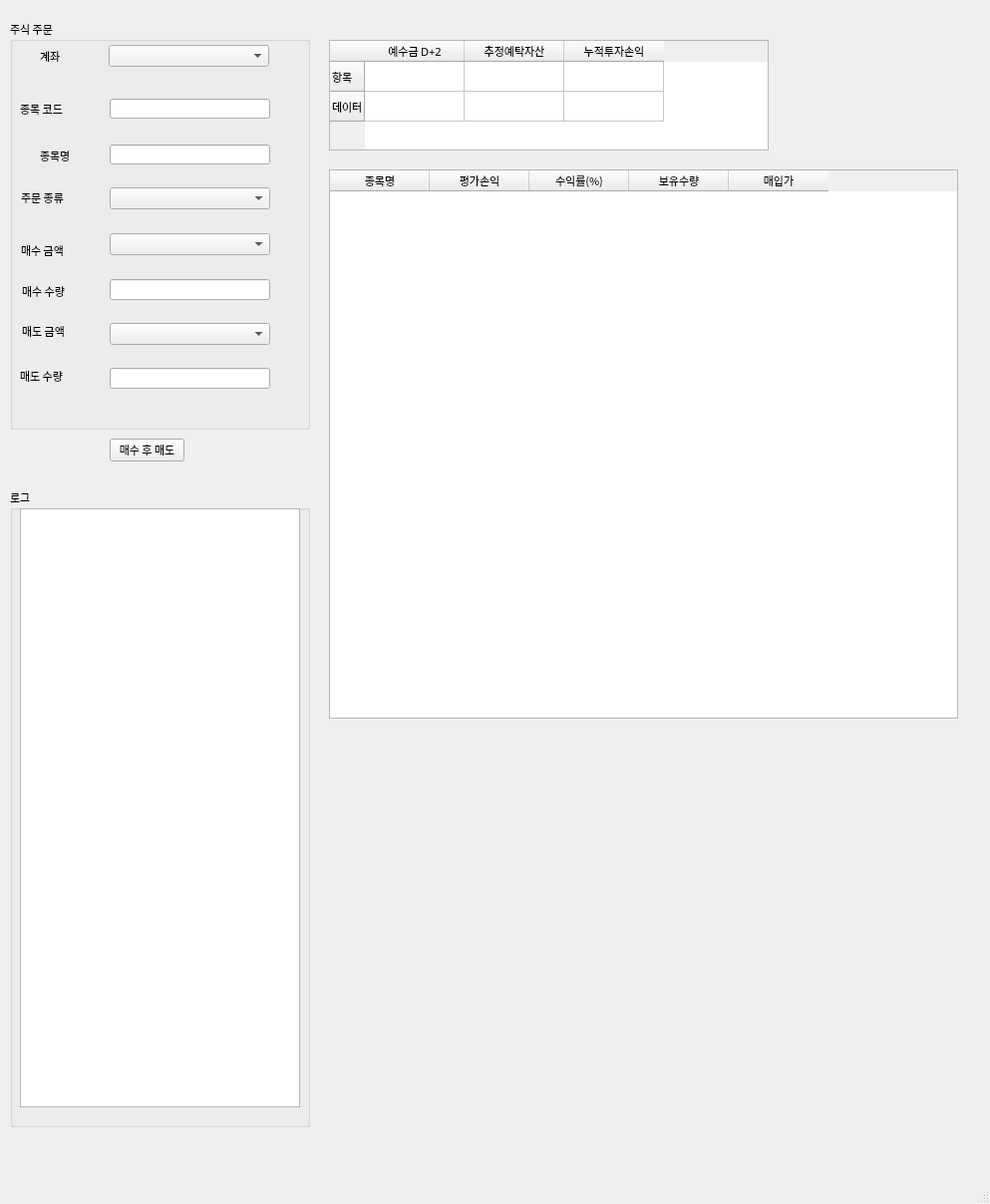
<?xml version="1.0" encoding="UTF-8"?>
<ui version="4.0">
 <class>MainWindow</class>
 <widget class="QMainWindow" name="MainWindow">
  <property name="geometry">
   <rect>
    <x>0</x>
    <y>0</y>
    <width>993</width>
    <height>1208</height>
   </rect>
  </property>
  <property name="font">
   <font>
    <family>나눔고딕</family>
    <pointsize>8</pointsize>
   </font>
  </property>
  <property name="windowTitle">
   <string>Gruma One v0.1</string>
  </property>
  <property name="windowIcon">
   <iconset>
    <normaloff>stock.png</normaloff>stock.png</iconset>
  </property>
  <widget class="QWidget" name="centralwidget">
   <widget class="QGroupBox" name="groupBox">
    <property name="geometry">
     <rect>
      <x>10</x>
      <y>20</y>
      <width>301</width>
      <height>411</height>
     </rect>
    </property>
    <property name="title">
     <string>주식 주문</string>
    </property>
    <widget class="QLabel" name="label">
     <property name="geometry">
      <rect>
       <x>30</x>
       <y>30</y>
       <width>56</width>
       <height>12</height>
      </rect>
     </property>
     <property name="text">
      <string>계좌</string>
     </property>
    </widget>
    <widget class="QComboBox" name="accountComboBox">
     <property name="geometry">
      <rect>
       <x>99</x>
       <y>25</y>
       <width>161</width>
       <height>22</height>
      </rect>
     </property>
    </widget>
    <widget class="QLabel" name="label_2">
     <property name="geometry">
      <rect>
       <x>30</x>
       <y>128</y>
       <width>51</width>
       <height>16</height>
      </rect>
     </property>
     <property name="font">
      <font>
       <pointsize>8</pointsize>
      </font>
     </property>
     <property name="text">
      <string>종목명</string>
     </property>
    </widget>
    <widget class="QLineEdit" name="stockName">
     <property name="geometry">
      <rect>
       <x>100</x>
       <y>125</y>
       <width>161</width>
       <height>20</height>
      </rect>
     </property>
     <property name="readOnly">
      <bool>true</bool>
     </property>
    </widget>
    <widget class="QLabel" name="label_3">
     <property name="geometry">
      <rect>
       <x>11</x>
       <y>168</y>
       <width>61</width>
       <height>21</height>
      </rect>
     </property>
     <property name="font">
      <font>
       <pointsize>8</pointsize>
      </font>
     </property>
     <property name="text">
      <string>주문 종류</string>
     </property>
    </widget>
    <widget class="QComboBox" name="orderType">
     <property name="geometry">
      <rect>
       <x>100</x>
       <y>168</y>
       <width>161</width>
       <height>22</height>
      </rect>
     </property>
    </widget>
    <widget class="QLabel" name="label_4">
     <property name="geometry">
      <rect>
       <x>11</x>
       <y>223</y>
       <width>51</width>
       <height>16</height>
      </rect>
     </property>
     <property name="text">
      <string>매수 금액</string>
     </property>
    </widget>
    <widget class="QLabel" name="label_5">
     <property name="geometry">
      <rect>
       <x>12</x>
       <y>262</y>
       <width>56</width>
       <height>21</height>
      </rect>
     </property>
     <property name="text">
      <string>매수 수량</string>
     </property>
    </widget>
    <widget class="QLabel" name="label_6">
     <property name="geometry">
      <rect>
       <x>12</x>
       <y>304</y>
       <width>56</width>
       <height>16</height>
      </rect>
     </property>
     <property name="text">
      <string>매도 금액</string>
     </property>
    </widget>
    <widget class="QLabel" name="label_7">
     <property name="geometry">
      <rect>
       <x>10</x>
       <y>349</y>
       <width>56</width>
       <height>16</height>
      </rect>
     </property>
     <property name="text">
      <string>매도 수량</string>
     </property>
    </widget>
    <widget class="QLineEdit" name="buyAmount">
     <property name="geometry">
      <rect>
       <x>100</x>
       <y>260</y>
       <width>161</width>
       <height>21</height>
      </rect>
     </property>
    </widget>
    <widget class="QLineEdit" name="sellAmount">
     <property name="geometry">
      <rect>
       <x>100</x>
       <y>349</y>
       <width>161</width>
       <height>21</height>
      </rect>
     </property>
    </widget>
    <widget class="QComboBox" name="buyPrice">
     <property name="geometry">
      <rect>
       <x>100</x>
       <y>214</y>
       <width>161</width>
       <height>22</height>
      </rect>
     </property>
    </widget>
    <widget class="QComboBox" name="sellPrice">
     <property name="geometry">
      <rect>
       <x>100</x>
       <y>304</y>
       <width>161</width>
       <height>22</height>
      </rect>
     </property>
    </widget>
    <widget class="QLineEdit" name="stockCode">
     <property name="geometry">
      <rect>
       <x>100</x>
       <y>79</y>
       <width>161</width>
       <height>20</height>
      </rect>
     </property>
    </widget>
    <widget class="QLabel" name="label_8">
     <property name="geometry">
      <rect>
       <x>10</x>
       <y>81</y>
       <width>51</width>
       <height>16</height>
      </rect>
     </property>
     <property name="font">
      <font>
       <pointsize>8</pointsize>
      </font>
     </property>
     <property name="text">
      <string>종목 코드</string>
     </property>
    </widget>
   </widget>
   <widget class="QPushButton" name="buyButton">
    <property name="geometry">
     <rect>
      <x>110</x>
      <y>440</y>
      <width>75</width>
      <height>23</height>
     </rect>
    </property>
    <property name="text">
     <string>매수 후 매도</string>
    </property>
   </widget>
   <widget class="QGroupBox" name="groupBox_2">
    <property name="geometry">
     <rect>
      <x>10</x>
      <y>490</y>
      <width>301</width>
      <height>641</height>
     </rect>
    </property>
    <property name="title">
     <string>로그</string>
    </property>
    <widget class="QTextEdit" name="logTextEdit">
     <property name="geometry">
      <rect>
       <x>10</x>
       <y>20</y>
       <width>281</width>
       <height>601</height>
      </rect>
     </property>
    </widget>
   </widget>
   <widget class="QTableWidget" name="accountBalance">
    <property name="geometry">
     <rect>
      <x>330</x>
      <y>40</y>
      <width>441</width>
      <height>111</height>
     </rect>
    </property>
    <row>
     <property name="text">
      <string>항목</string>
     </property>
    </row>
    <row>
     <property name="text">
      <string>데이터</string>
     </property>
    </row>
    <column>
     <property name="text">
      <string>예수금 D+2</string>
     </property>
    </column>
    <column>
     <property name="text">
      <string>추정예탁자산</string>
     </property>
    </column>
    <column>
     <property name="text">
      <string>누적투자손익</string>
     </property>
    </column>
   </widget>
   <widget class="QTableWidget" name="accountStocks">
    <property name="geometry">
     <rect>
      <x>330</x>
      <y>170</y>
      <width>631</width>
      <height>551</height>
     </rect>
    </property>
    <column>
     <property name="text">
      <string>종목명</string>
     </property>
    </column>
    <column>
     <property name="text">
      <string>평가손익</string>
     </property>
    </column>
    <column>
     <property name="text">
      <string>수익률(%)</string>
     </property>
    </column>
    <column>
     <property name="text">
      <string>보유수량</string>
     </property>
    </column>
    <column>
     <property name="text">
      <string>매입가</string>
     </property>
    </column>
   </widget>
  </widget>
  <widget class="QMenuBar" name="menubar">
   <property name="geometry">
    <rect>
     <x>0</x>
     <y>0</y>
     <width>993</width>
     <height>26</height>
    </rect>
   </property>
  </widget>
  <widget class="QStatusBar" name="statusbar"/>
 </widget>
 <resources/>
 <connections/>
</ui>
